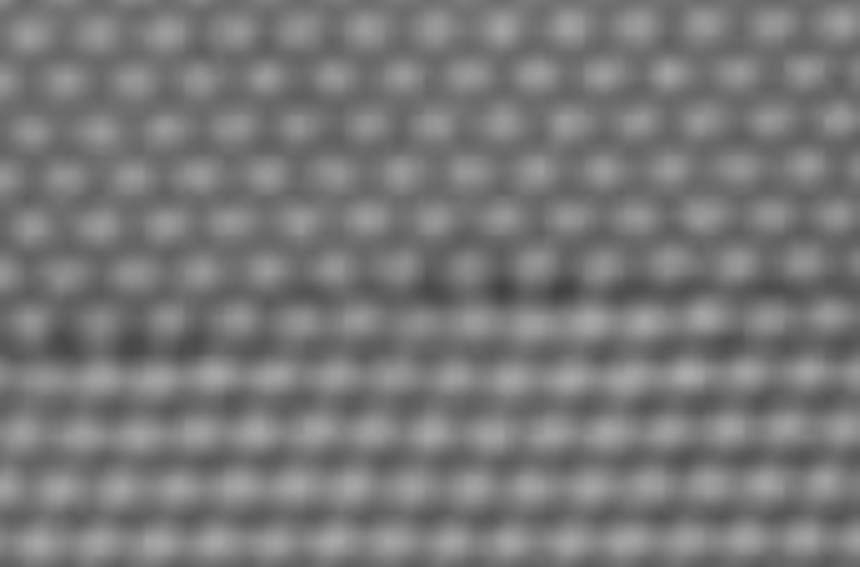
#> input picture data/GB_disp.tif, 860 x 567 px
$ jupyter execute 'Atom trajectory tracing.ipynb'
#> lines starting #> are read from the running program, lines starting #| are printed output that depends on the picture
### utils/atom_tracing.py
import numpy as np
import matplotlib.pyplot as plt
import matplotlib
from skimage.io import imread, imshow
from skimage.feature import blob_dog, blob_log, blob_doh
from scipy.ndimage import gaussian_filter
import cv2
import os
from tqdm import tqdm
from scipy.spatial import Voronoi, voronoi_plot_2d
from scipy.spatial import distance, distance_matrix
from cProfile import Profile
import scipy.ndimage as nd
from scipy.signal import find_peaks,peak_prominences
from scipy.optimize import curve_fit
from multiprocessing import Process
from scipy import fftpack
from skimage import measure
from scipy.interpolate import interp2d
from scipy.spatial.distance import euclidean
from skimage.exposure import rescale_intensity
from skimage.feature import peak_local_max
import networkx as nx
from scipy import spatial
from copy import deepcopy
from scipy.stats import binned_statistic

def get_displacement_field(cur_cors, pre_cors, upper_lim):
    tree = spatial.cKDTree(pre_cors)
    distances, ndx = tree.query(cur_cors)
    vectors = np.zeros([cur_cors.shape[0], 2])
    for i in range(cur_cors.shape[0]):
        vector = cur_cors[i] - pre_cors[ndx[i]]
        if np.linalg.norm(vector) > upper_lim: continue;
        vectors[i] = vector
    return vectors

def disp_stat(atom_loc, atom_disp, bins = 20, dist_direction = 'x', disp_direction = 'y'):
    atom_loc_idx = 0 if dist_direction == 'x' else 1
    disp_direction_idx = 0 if disp_direction == 'x' else 1
    mean_stat = binned_statistic(atom_loc[:,atom_loc_idx], atom_disp[:,disp_direction_idx],
                                 statistic='mean',
                                 bins=bins)
    std_stat = binned_statistic(atom_loc[:,atom_loc_idx], atom_disp[:,disp_direction_idx],
                                 statistic='std',
                                 bins=bins)
    fig,ax = plt.subplots(figsize=[6,4])
    plt.plot(mean_stat.bin_edges[:-1],mean_stat.statistic,'o')
    plt.errorbar(mean_stat.bin_edges[:-1],mean_stat.statistic,yerr=std_stat.statistic,linestyle = 'None')
    disp_x = mean_stat.bin_edges[:-1]
    disp_y = mean_stat.statistic
    disp_y = np.nan_to_num(disp_y)
    disp_yerr = np.nan_to_num(std_stat.statistic)
    plt.xlabel('Distance '+dist_direction+'/ pixel',fontsize=17)
    plt.ylabel('Displacement '+u'$\Delta$'+disp_direction+'/ pixel',fontsize=17)
    plt.xticks(fontsize=15)
    plt.yticks(fontsize=15)
    plt.tight_layout()
    return disp_x, disp_y, disp_yerr

### Atom trajectory tracing.ipynb
[cell 1]
import numpy as np
import matplotlib.pyplot as plt
from skimage.feature import blob_dog, blob_log, blob_doh
from PIL import Image

from utils.atom_tracing import *

[cell 2]
dataset = Image.open('data/GB_disp.tif')
#> dataset is the input picture: PIL image 860x567 L; min 65, max 172, mean 120.2
dataset.seek(0)
image_1 = np.array(dataset)
dataset.seek(1)
image_2 = np.array(dataset)
row, col = image_1.shape
#> row = 567; col = 860

atom_position_1 = blob_log(image_1,max_sigma=20, threshold=.01, overlap=0, exclude_border=10)[:,:2]
#> atom_position_1 = 146 pairs, first value 24 to 542, second value 23 to 842
atom_position_1[:,0] += 3
atom_position_2 = blob_log(image_2,max_sigma=20, threshold=.01, overlap=0, exclude_border=10)[:,:2]
#> atom_position_2 = 147 pairs, first value 26 to 542, second value 16 to 832


vectors = -1*get_displacement_field(atom_position_1, atom_position_2, 50)
#> in get_displacement_field, `distances, ndx = tree.query(cur_cors)`: distances = 146 values, max 51 at index 93, min 1.41 at index 17, mean 8.82; ndx = 146 values, max 145 at index 3, min 0 at index 17, mean 71.73
#> the loop in get_displacement_field, `for i in range(cur_cors.shape[0]):` made 146 passes
#> vector on passes 1 to 12: [-1, -7], [0, -7], [2, -13], [2, -11], [1, -9], [1, -6], [0, -8], [5, -18], [1, -7], [-2, -7], [0, -5], [2, -10]
#> after the loop in get_displacement_field, `for i in range(cur_cors.shape[0]):`: vectors = 146 pairs, first value -2 to 7, second value -18 to 14
#> vectors = 146 pairs, first value -7 to 2, second value -14 to 18
fig = plt.figure(dpi=150)
plt.imshow(image_2)
plt.scatter(atom_position_1[:, 1], atom_position_1[:, 0],s=200, facecolors='none', edgecolors='w',linestyle='--')
plt.scatter(atom_position_2[:, 1], atom_position_2[:, 0],s=200, facecolors='none', edgecolors='w')
plt.axis('off')

colors=['red' if i>0 else (0,0,1) for i in vectors[:,1]]
#> colors = 146 items, first 6: 'red', 'red', 'red', 'red', 'red', 'red'
for j, blob in enumerate(atom_position_1):
    y, x = blob
    plt.arrow(x, y, vectors[j,1], vectors[j,0],head_width=10,edgecolor=colors[j],facecolor=colors[j]);
#> this loop made 146 passes
#> (y, x) on passes 1 to 12: (377, 688), (320, 705), (377, 214), (324, 589), (324, 645), (375, 808), (432, 728), (382, 156), (487, 766), (375, 747), (541, 804), (435, 256)

disp_stat(atom_position_1, vectors, dist_direction = 'x', disp_direction = 'y')
#> in disp_stat, `disp_x = mean_stat.bin_edges[:-1]`: disp_x = 20 values from 27 to 519.1
#> in disp_stat, `disp_y = np.nan_to_num(disp_y)`: disp_y = 20 values, max 9.36 at index 13, min -8.17 at index 2, mean -1.16
#> in disp_stat, `disp_yerr = np.nan_to_num(std_stat.statistic)`: disp_yerr = 20 values, max 9.44 at index 11, min 0 at index 6, mean 1.6
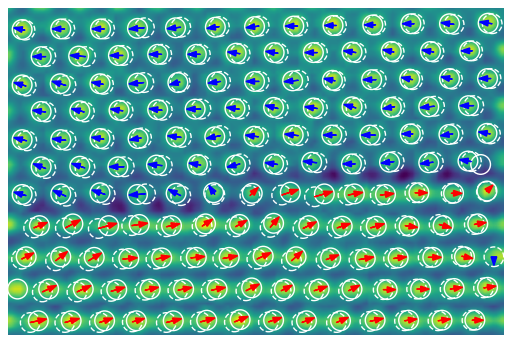
#> figure drawn by matplotlib, 1 panel
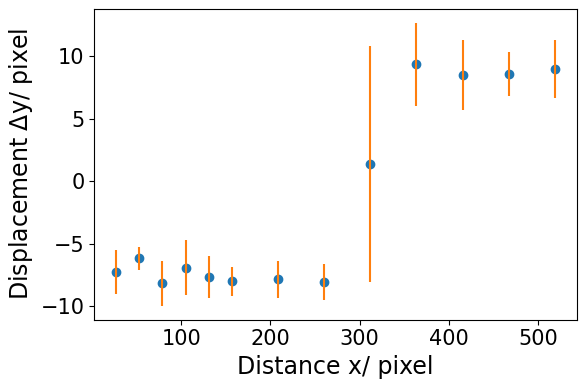
#> figure drawn by matplotlib, 1 panel
